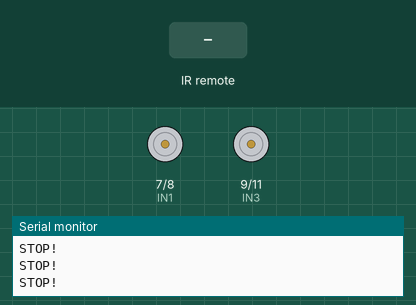
Recording of a sketch running on a simulated Arduino Uno, built with avr-gcc and run on an emulated ATmega328P. Shown: motor-driver pin pairs drawn as motors (green arrow = first pin HIGH = forward, orange = second pin HIGH = backward, longer = more drive, scaled by the enable pin), the last lines printed to the serial monitor. Inputs (shaded band) come from the test bench.

Above: at 1.2 s.
1.3 s: infrared code 0xFF629D received
At 1.7 s:
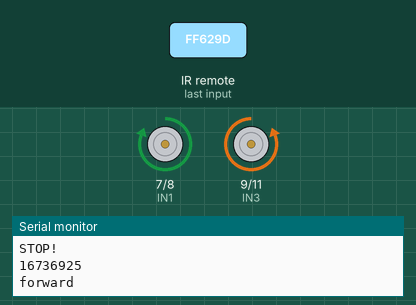
3.3 s: infrared code 0xFF22DD received
At 3.55 s:
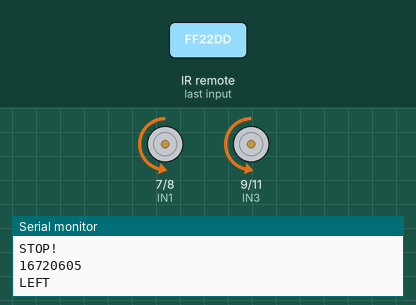
5.3 s: infrared code 0xFFC23D received
At 5.7 s:
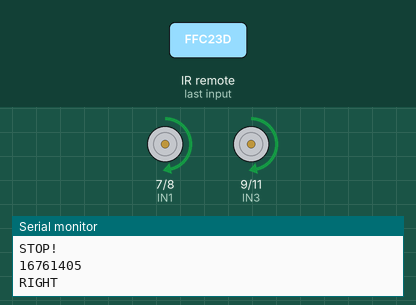
7.3 s: infrared code 0xFFA857 received
At 7.7 s:
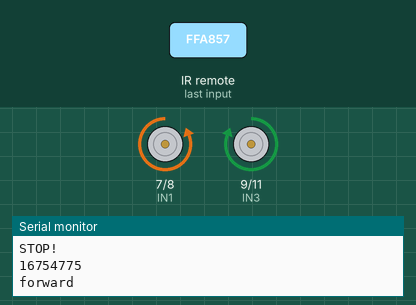
9.3 s: infrared code 0xFF629D received
At 11.0 s:
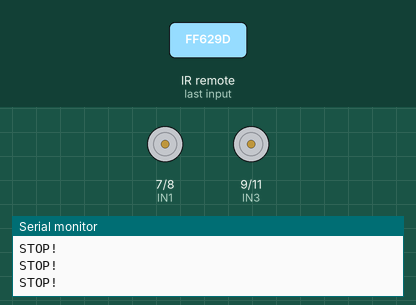
Timing chart, 0 to 12.3 s (numbered marks = the images above; inputs shaded):
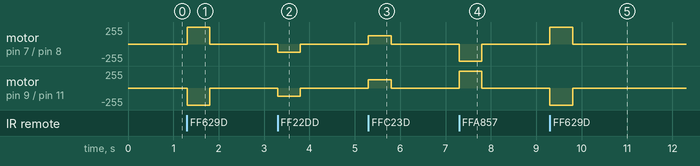

Measured:
- after the input at 1.3 s, motor on pin 7 (IN1) / pin 8 (IN2): stopped → forward 255/255 at once, → stopped 0.50 s later; motor on pin 9 (IN3) / pin 11 (IN4): stopped → backward 255/255 at once, → stopped 0.50 s later
- after the input at 3.3 s, motor on pin 7 (IN1) / pin 8 (IN2), motor on pin 9 (IN3) / pin 11 (IN4): stopped → backward 125/255 at once, → stopped 0.50 s later
- after the input at 5.3 s, motor on pin 7 (IN1) / pin 8 (IN2), motor on pin 9 (IN3) / pin 11 (IN4): stopped → forward 125/255 at once, → stopped 0.50 s later
- after the input at 7.3 s, motor on pin 7 (IN1) / pin 8 (IN2): stopped → backward 255/255 at once, → stopped 0.50 s later; motor on pin 9 (IN3) / pin 11 (IN4): stopped → forward 255/255 at once, → stopped 0.50 s later
- after the input at 9.3 s, motor on pin 7 (IN1) / pin 8 (IN2): stopped → forward 255/255 at once, → stopped 0.50 s later; motor on pin 9 (IN3) / pin 11 (IN4): stopped → backward 255/255 at once, → stopped 0.50 s later

The sketch:

ESRC_IR.ino
```cpp
// IR remote control for the robot

#include <IRremote.h>

#define IR_PIN 12         //define signal recieving pin
#define F 16736925       // define the code for the up key as gotten from the IR remote test earlier
#define B 16754775
#define L 16720605
#define R 16761405
#define S 16712445

#define ENA 5    //initialize pin 5 for motor A
#define ENB 6    //initialize pin 6 for motor B
#define IN1 7    //initialize pin 7 to control motor A
#define IN2 8    //initialize pin 8 to control motor A
#define IN3 9    //initialize pin 9 to control motor B
#define IN4 11   //initialize pin 11 to control motor B

IRrecv irrecv(IR_PIN);
decode_results result;
unsigned long val;
unsigned char carspeed = 125;
unsigned long premillis;

void forward() {
  digitalWrite(ENA,HIGH);
  digitalWrite(ENB,HIGH);
  digitalWrite(IN1,HIGH);
  digitalWrite(IN2,LOW);
  digitalWrite(IN3,LOW);
  digitalWrite(IN4,HIGH);
  Serial.println("forward");
}

void backward() {
  digitalWrite(ENA,HIGH);
  digitalWrite(ENB,HIGH);
  digitalWrite(IN1,LOW);
  digitalWrite(IN2,HIGH);
  digitalWrite(IN3,HIGH);
  digitalWrite(IN4,LOW);
  Serial.println("forward");

}

void left() {
  analogWrite(ENA,carspeed);
  analogWrite(ENB,carspeed);
  digitalWrite(IN1,LOW);
  digitalWrite(IN2,HIGH);
  digitalWrite(IN3,LOW);
  digitalWrite(IN4,HIGH);
  Serial.println("LEFT");
}

void right() {
  analogWrite(ENA,carspeed);
  analogWrite(ENB,carspeed);
  digitalWrite(IN1,HIGH);
  digitalWrite(IN2,LOW);
  digitalWrite(IN3,HIGH);
  digitalWrite(IN4,LOW);
  Serial.println("RIGHT");
}

void stop() {
  digitalWrite(ENA,LOW);
  digitalWrite(ENB,LOW);
  Serial.println("STOP!");

}


void setup() {
  // put your setup code here, to run once:
  Serial.begin(9600);
  pinMode(ENA,OUTPUT);
  pinMode(ENB,OUTPUT);
  pinMode(IN1,OUTPUT);
  pinMode(IN2,OUTPUT);
  pinMode(IN3,OUTPUT);
  pinMode(IN4,OUTPUT);
  stop();
  irrecv.enableIRIn();

}

void loop() {
  // put your main code here, to run repeatedly:
  if(irrecv.decode(&result)) {
    premillis = millis();
    val = result.value;
    Serial.println(val);
    irrecv.resume();
    switch(val) {
      case F: forward(); break;
      case B: backward(); break;
      case L: left(); break;
      case R: right(); break;
      case S: stop(); break;
      default: break;
    }

  }
  else {
    if(millis() - premillis > 500) {
      stop();
      premillis = millis();
    }
  }
}
```
